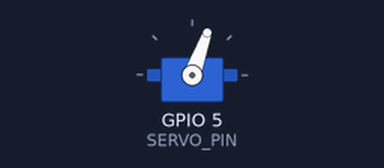
Bench run of a program on a simulated Raspberry Pi (BCM pin numbers). Shown: servo. Servo angles are drawn from the pulse width (0.5 ms = 0°, 2.5 ms = 180°).

Above: at 1.05 s.
At 1.5 s:
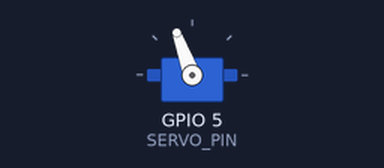
At 2.0 s:
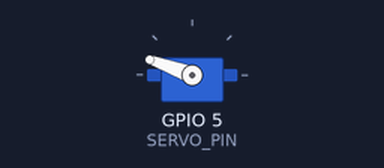
At 3.0 s:
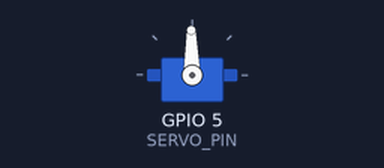
Timing chart, 0 to 6.1 s (numbered marks = the images above):
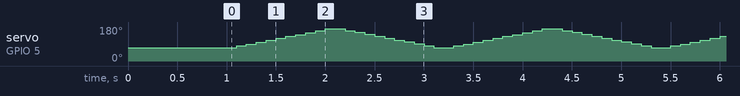

The program:

camera_rotate.py
```python
#!/usr/bin/env python3
import RPi.GPIO as GPIO
import time
import signal
import atexit
import config as CFG

# atexit.register(GPIO.cleanup)

SERVO = CFG.SERVO_PIN
GPIO.setmode(GPIO.BCM)
GPIO.setup(SERVO, GPIO.OUT, initial=False)
p = GPIO.PWM(SERVO, 50)  # 50HZ
p.start(0)
time.sleep(1)
DURATION = 0.08
SLEEP = 0.02

# MAX=181
BEGIN = 70
MAX = 171

while (True):
    for i in range(BEGIN, MAX, 10):
        p.ChangeDutyCycle(2.5 + 10 * i / 180)
        time.sleep(SLEEP)
        p.ChangeDutyCycle(0)
        time.sleep(DURATION)

    for i in range(MAX, BEGIN, -10):
        p.ChangeDutyCycle(2.5 + 10 * i / 180)
        time.sleep(SLEEP)
        p.ChangeDutyCycle(0)
        time.sleep(DURATION)
```

config.py
```python
#!/usr/bin/env python3
# -*- coding:utf-8 -*-

# obstacle sensors pin
OBSTACLE_PIN1 = 32
OBSTACLE_PIN2 = 36
OBSTACLE_PIN3 = 38
OBSTACLE_PIN4 = 40

# wheel pin
WHEEL_PIN1 = 11
WHEEL_PIN2 = 12
WHEEL_PIN3 = 15
WHEEL_PIN4 = 16
WHEEL_ENA = 35
WHEEL_ENB = 37

# print( PIN1,PIN2,PIN3,PIN4)
WHEEL_UNLIMITED_TIME = 5
WHEEL_FREQ = 10
WHEEL_DUTY = 30

# ultrasound
# send
ULTRASOUND_PIN1 = 33
# echo
ULTRASOUND_PIN2 = 31

# Motion detect
MOTION_PIN = 26

# Servo, rotate the angel for camera
SERVO_PIN = 5

# Relay
RELAY_PIN = 24
```
